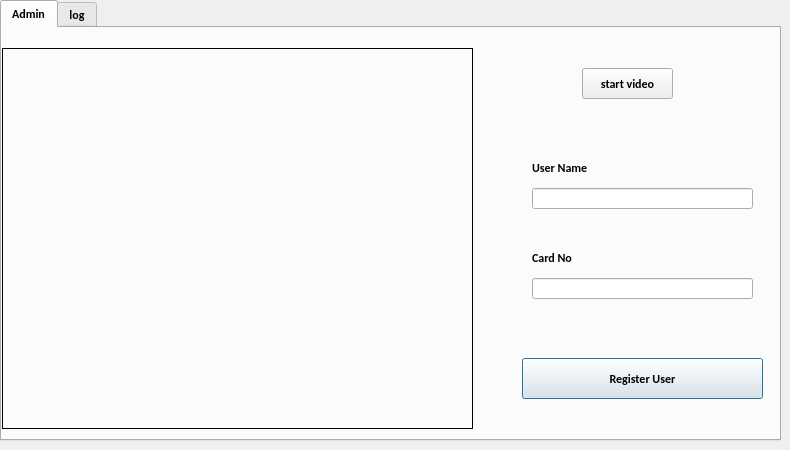
<?xml version="1.0" encoding="UTF-8"?>
<ui version="4.0">
 <class>OutputDialog</class>
 <widget class="QDialog" name="OutputDialog">
  <property name="geometry">
   <rect>
    <x>0</x>
    <y>0</y>
    <width>790</width>
    <height>450</height>
   </rect>
  </property>
  <property name="minimumSize">
   <size>
    <width>0</width>
    <height>0</height>
   </size>
  </property>
  <property name="maximumSize">
   <size>
    <width>1280</width>
    <height>720</height>
   </size>
  </property>
  <property name="font">
   <font>
    <family>Calibri</family>
    <weight>75</weight>
    <bold>true</bold>
   </font>
  </property>
  <property name="windowTitle">
   <string>Face Recognition Access System</string>
  </property>
  <property name="windowIcon">
   <iconset resource="resource.qrc">
    <normaloff>:/icon/icon.png</normaloff>:/icon/icon.png</iconset>
  </property>
  <widget class="QTabWidget" name="tabWidget">
   <property name="geometry">
    <rect>
     <x>0</x>
     <y>0</y>
     <width>781</width>
     <height>441</height>
    </rect>
   </property>
   <property name="currentIndex">
    <number>0</number>
   </property>
   <widget class="QWidget" name="Admin">
    <attribute name="title">
     <string>Admin</string>
    </attribute>
    <widget class="QPushButton" name="RegisterBtn">
     <property name="geometry">
      <rect>
       <x>520</x>
       <y>330</y>
       <width>241</width>
       <height>41</height>
      </rect>
     </property>
     <property name="text">
      <string>Register User</string>
     </property>
    </widget>
    <widget class="QLabel" name="label_6">
     <property name="geometry">
      <rect>
       <x>530</x>
       <y>130</y>
       <width>71</width>
       <height>20</height>
      </rect>
     </property>
     <property name="text">
      <string>User Name</string>
     </property>
    </widget>
    <widget class="QLineEdit" name="regName">
     <property name="geometry">
      <rect>
       <x>530</x>
       <y>160</y>
       <width>221</width>
       <height>21</height>
      </rect>
     </property>
    </widget>
    <widget class="QLineEdit" name="cardNo">
     <property name="geometry">
      <rect>
       <x>530</x>
       <y>250</y>
       <width>221</width>
       <height>21</height>
      </rect>
     </property>
    </widget>
    <widget class="QLabel" name="label_7">
     <property name="geometry">
      <rect>
       <x>530</x>
       <y>220</y>
       <width>71</width>
       <height>20</height>
      </rect>
     </property>
     <property name="text">
      <string>Card No</string>
     </property>
    </widget>
    <widget class="QLabel" name="imgLabel2">
     <property name="geometry">
      <rect>
       <x>0</x>
       <y>20</y>
       <width>471</width>
       <height>381</height>
      </rect>
     </property>
     <property name="minimumSize">
      <size>
       <width>4</width>
       <height>0</height>
      </size>
     </property>
     <property name="maximumSize">
      <size>
       <width>640</width>
       <height>480</height>
      </size>
     </property>
     <property name="frameShape">
      <enum>QFrame::Box</enum>
     </property>
     <property name="text">
      <string/>
     </property>
    </widget>
    <widget class="QPushButton" name="pushButton">
     <property name="geometry">
      <rect>
       <x>580</x>
       <y>40</y>
       <width>91</width>
       <height>31</height>
      </rect>
     </property>
     <property name="text">
      <string>start video</string>
     </property>
    </widget>
   </widget>
   <widget class="QWidget" name="log">
    <attribute name="title">
     <string>log</string>
    </attribute>
    <widget class="QTableWidget" name="table">
     <property name="geometry">
      <rect>
       <x>0</x>
       <y>10</y>
       <width>461</width>
       <height>381</height>
      </rect>
     </property>
     <property name="alternatingRowColors">
      <bool>true</bool>
     </property>
     <property name="sortingEnabled">
      <bool>true</bool>
     </property>
     <column>
      <property name="text">
       <string>Name</string>
      </property>
     </column>
     <column>
      <property name="text">
       <string>Time</string>
      </property>
     </column>
     <column>
      <property name="text">
       <string>Photo</string>
      </property>
     </column>
     <column>
      <property name="text">
       <string>Status</string>
      </property>
     </column>
    </widget>
    <widget class="QPushButton" name="load">
     <property name="geometry">
      <rect>
       <x>550</x>
       <y>180</y>
       <width>121</width>
       <height>41</height>
      </rect>
     </property>
     <property name="text">
      <string>Load</string>
     </property>
    </widget>
    <widget class="QDateTimeEdit" name="fromTime">
     <property name="geometry">
      <rect>
       <x>530</x>
       <y>70</y>
       <width>181</width>
       <height>22</height>
      </rect>
     </property>
     <property name="dateTime">
      <datetime>
       <hour>0</hour>
       <minute>0</minute>
       <second>0</second>
       <year>2020</year>
       <month>11</month>
       <day>16</day>
      </datetime>
     </property>
     <property name="displayFormat">
      <string>dd-MM-yy hh:mm:ss</string>
     </property>
     <property name="calendarPopup">
      <bool>true</bool>
     </property>
    </widget>
    <widget class="QLabel" name="label_8">
     <property name="geometry">
      <rect>
       <x>480</x>
       <y>70</y>
       <width>51</width>
       <height>20</height>
      </rect>
     </property>
     <property name="font">
      <font>
       <family>Calibri</family>
       <pointsize>12</pointsize>
       <weight>75</weight>
       <bold>true</bold>
      </font>
     </property>
     <property name="text">
      <string>From</string>
     </property>
    </widget>
    <widget class="QDateTimeEdit" name="toTime">
     <property name="geometry">
      <rect>
       <x>530</x>
       <y>120</y>
       <width>181</width>
       <height>22</height>
      </rect>
     </property>
     <property name="dateTime">
      <datetime>
       <hour>0</hour>
       <minute>0</minute>
       <second>0</second>
       <year>2021</year>
       <month>4</month>
       <day>30</day>
      </datetime>
     </property>
     <property name="date">
      <date>
       <year>2021</year>
       <month>4</month>
       <day>30</day>
      </date>
     </property>
     <property name="time">
      <time>
       <hour>0</hour>
       <minute>0</minute>
       <second>0</second>
      </time>
     </property>
     <property name="displayFormat">
      <string>dd-MM-yy hh:mm:ss</string>
     </property>
     <property name="calendarPopup">
      <bool>true</bool>
     </property>
    </widget>
    <widget class="QLabel" name="label_9">
     <property name="geometry">
      <rect>
       <x>490</x>
       <y>120</y>
       <width>31</width>
       <height>20</height>
      </rect>
     </property>
     <property name="font">
      <font>
       <family>Calibri</family>
       <pointsize>12</pointsize>
       <weight>75</weight>
       <bold>true</bold>
      </font>
     </property>
     <property name="text">
      <string>To</string>
     </property>
    </widget>
   </widget>
  </widget>
 </widget>
 <resources>
  <include location="resource.qrc"/>
 </resources>
 <connections/>
</ui>
